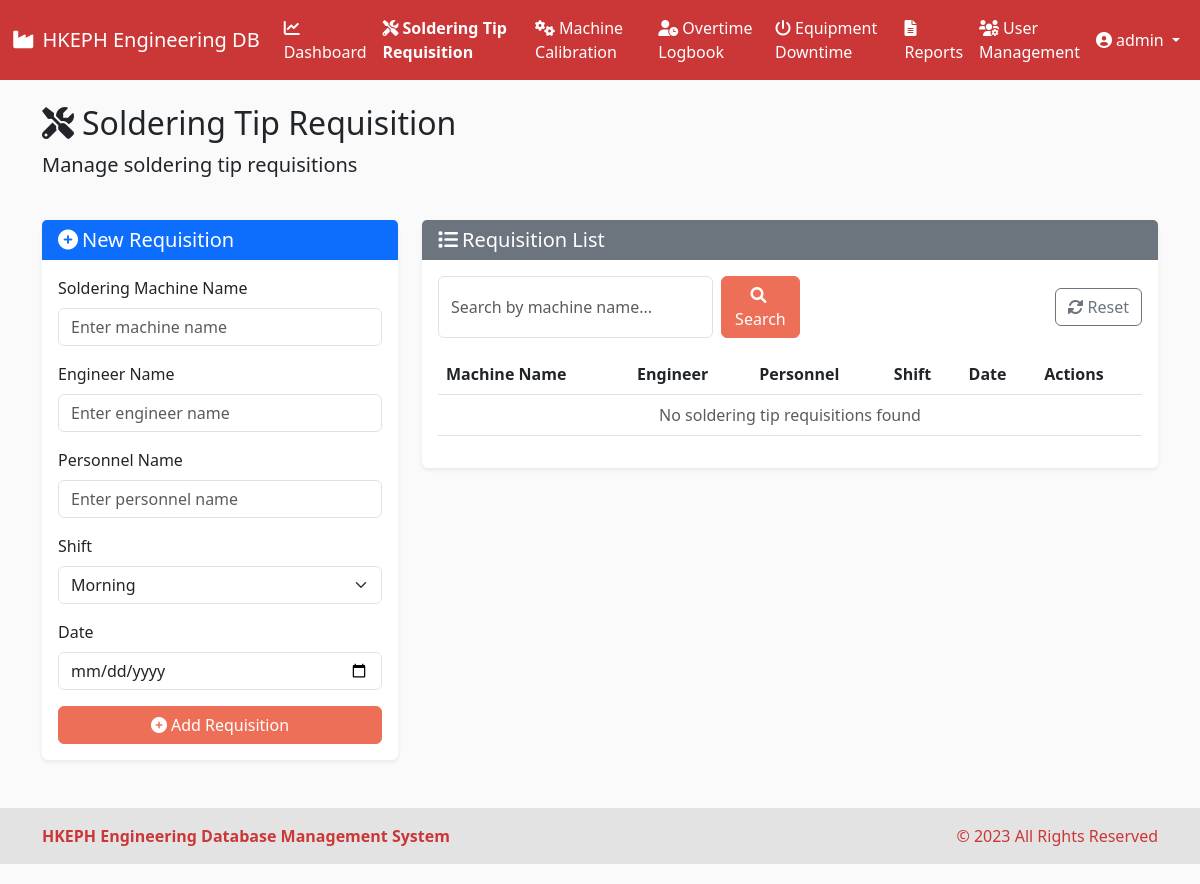
/soldering-tips (signed in), run on an earlier commit of the app's database.
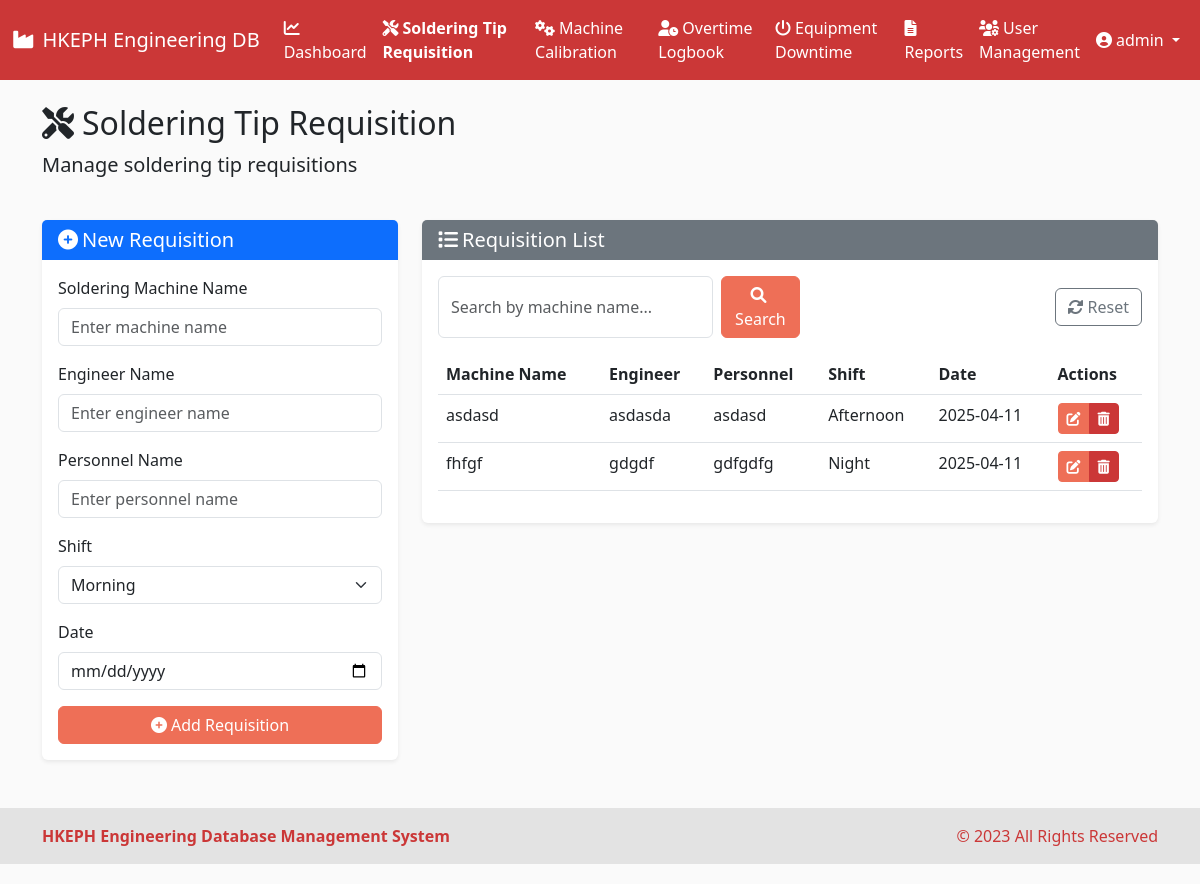
And on a later commit of the database.
### models.py (models this page shows, shortened)
class SolderingTip(db.Model):
    id = db.Column(db.Integer, primary_key=True)
    machine_name = db.Column(db.String(100), nullable=False)
    engineer_name = db.Column(db.String(100), nullable=False)
    personnel_name = db.Column(db.String(100), nullable=False)
    shift = db.Column(db.String(20), nullable=False)
    date = db.Column(db.DateTime, nullable=False)
    created_at = db.Column(db.DateTime, default=datetime.utcnow)

### routes.py (the view)
@app.route('/soldering-tips')
@login_required
def soldering_tips():
    search_query = request.args.get('search', '')
    if search_query:
        tips = SolderingTip.query.filter(
            SolderingTip.machine_name.ilike(f'%{search_query}%')
        ).order_by(SolderingTip.date.desc()).all()
    else:
        tips = SolderingTip.query.order_by(SolderingTip.date.desc()).all()
    form = SolderingTipForm()
    return render_template('soldering_tip.html', tips=tips, form=form, search_query=search_query)

### forms.py
class SolderingTipForm(FlaskForm):
    machine_name = StringField('Machine Name', validators=[DataRequired(), Length(max=100)])
    engineer_name = StringField('Engineer Name', validators=[DataRequired(), Length(max=100)])
    personnel_name = StringField('Personnel Name', validators=[DataRequired(), Length(max=100)])
    shift = SelectField('Shift', choices=[('morning', 'Morning'), ('afternoon', 'Afternoon'), ('night', 'Night')], validators=[DataRequired()])
    date = DateField('Date', validators=[DataRequired()])

### app.py (called while the page is built)
@login_manager.user_loader
def load_user(user_id):
    return User.query.get(int(user_id))

### templates/soldering_tip.html (shortened to what the changed rows need)
{% extends 'base.html' %}
{% block content %}
<div class="row mb-4">
    <div class="col">
        <h2><i class="fas fa-tools me-2"></i>Soldering Tip Requisition</h2>
    </div>
</div>
<div class="row mb-4">
    <div class="col-md-8">
        <div class="card">
            <div class="card-body">
                <div class="table-responsive">
                    <table class="table table-hover">
                        <thead>
                            <tr>
                                <th>Machine Name</th>
                                <th>Engineer</th>
                                <th>Personnel</th>
                                <th>Shift</th>
                                <th>Date</th>
                                <th>Actions</th>
                            </tr>
                        </thead>
                        <tbody>
                            {% for tip in tips %}
                            <tr>
                                <td>{{ tip.machine_name }}</td>
                                <td>{{ tip.engineer_name }}</td>
                                <td>{{ tip.personnel_name }}</td>
                                <td>{{ tip.shift|capitalize }}</td>
                                <td>{{ tip.date.strftime('%Y-%m-%d') }}</td>
                                <td>
                                    <div class="btn-group btn-group-sm" role="group">
                                        <a href="{{ url_for('edit_soldering_tip', tip_id=tip.id) }}" class="btn btn-warning">
                                            <i class="fas fa-edit"></i>
                                        </a>
                                        <button type="button" class="btn btn-danger" data-bs-toggle="modal" data-bs-target="#deleteTipModal-{{ tip.id }}">
                                            <i class="fas fa-trash-alt"></i>
                                        </button>
                                    </div>
                                </td>
                            </tr>
                            {% endfor %}
                            {% if not tips %}
                            <tr>
                                <td colspan="6" class="text-center text-muted">No soldering tip requisitions found</td>
                            </tr>
                            {% endif %}
                        </tbody>
                    </table>
                </div>
            </div>
        </div>
    </div>
</div>
{% endblock %}

What changed in the data, as far as the page shows it:
added SolderingTip: machine_name "asdasd", engineer_name "asdasda", personnel_name "asdasd", shift "Afternoon", date "2025-04-11"
added SolderingTip: machine_name "fhfgf", engineer_name "gdgdf", personnel_name "gdfgdfg", shift "Night", date "2025-04-11"
Also different on the page:
text no longer shown: "No soldering tip requisitions found"
